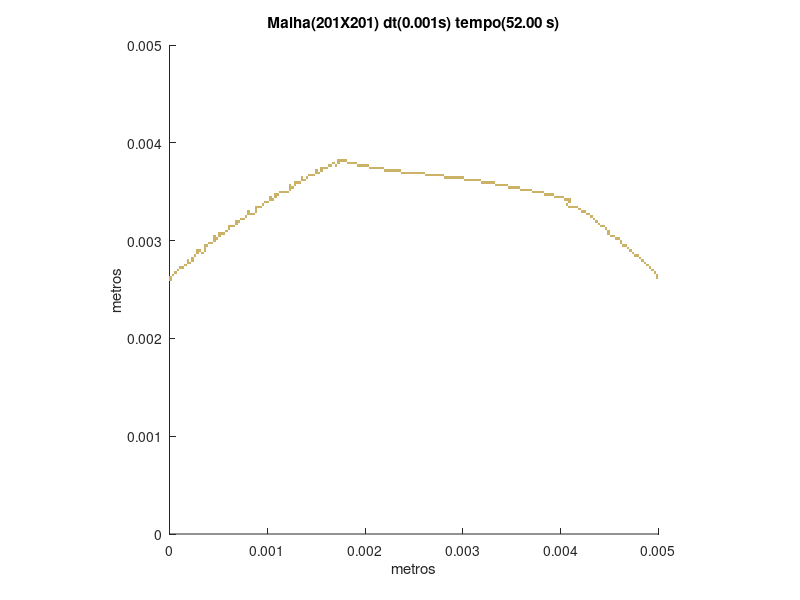

Here is the MATLAB script that generated this plot:
set (gca,'PlotBoxAspectRatio',[1 1 1],'Xlim',[0,0.005],'Ylim',[0,0.005])
hold on
title('Malha(201X201) dt(0.001s) tempo(52.00 s)')
hold on
ylabel('metros')
hold on
xlabel('metros')
hold on

fill([0 0 2.48756218905473E-05 2.48756218905473E-05],[0.00258706467661692 0.00261194029850746 0.00261194029850746 0.00258706467661692],[0.8,0.7,0.4],'LineStyle','none')

fill([0 0 2.48756218905473E-05 2.48756218905473E-05],[0.00261194029850746 0.00263681592039801 0.00263681592039801 0.00261194029850746],[0.8,0.7,0.4],'LineStyle','none')

fill([0.00497512437810945 0.00497512437810945 0.005 0.005],[0.00261194029850746 0.00263681592039801 0.00263681592039801 0.00261194029850746],[0.8,0.7,0.4],'LineStyle','none')

fill([2.48756218905473E-05 2.48756218905473E-05 4.97512437810945E-05 4.97512437810945E-05],[0.00263681592039801 0.00266169154228856 0.00266169154228856 0.00263681592039801],[0.8,0.7,0.4],'LineStyle','none')

fill([0.00497512437810945 0.00497512437810945 0.005 0.005],[0.00263681592039801 0.00266169154228856 0.00266169154228856 0.00263681592039801],[0.8,0.7,0.4],'LineStyle','none')

fill([4.97512437810945E-05 4.97512437810945E-05 7.46268656716418E-05 7.46268656716418E-05],[0.00266169154228856 0.0026865671641791 0.0026865671641791 0.00266169154228856],[0.8,0.7,0.4],'LineStyle','none')

fill([0.00495024875621891 0.00495024875621891 0.00497512437810945 0.00497512437810945],[0.00266169154228856 0.0026865671641791 0.0026865671641791 0.00266169154228856],[0.8,0.7,0.4],'LineStyle','none')

fill([7.46268656716418E-05 7.46268656716418E-05 9.95024875621891E-05 9.95024875621891E-05],[0.0026865671641791 0.00271144278606965 0.00271144278606965 0.0026865671641791],[0.8,0.7,0.4],'LineStyle','none')

fill([0.00492537313432836 0.00492537313432836 0.00495024875621891 0.00495024875621891],[0.0026865671641791 0.00271144278606965 0.00271144278606965 0.0026865671641791],[0.8,0.7,0.4],'LineStyle','none')

fill([9.95024875621891E-05 9.95024875621891E-05 0.000124378109452736 0.000124378109452736],[0.00271144278606965 0.0027363184079602 0.0027363184079602 0.00271144278606965],[0.8,0.7,0.4],'LineStyle','none')

fill([0.000124378109452736 0.000124378109452736 0.000149253731343284 0.000149253731343284],[0.00271144278606965 0.0027363184079602 0.0027363184079602 0.00271144278606965],[0.8,0.7,0.4],'LineStyle','none')

fill([0.00490049751243781 0.00490049751243781 0.00492537313432836 0.00492537313432836],[0.00271144278606965 0.0027363184079602 0.0027363184079602 0.00271144278606965],[0.8,0.7,0.4],'LineStyle','none')

fill([0.000149253731343284 0.000149253731343284 0.000174129353233831 0.000174129353233831],[0.0027363184079602 0.00276119402985075 0.00276119402985075 0.0027363184079602],[0.8,0.7,0.4],'LineStyle','none')

fill([0.00487562189054726 0.00487562189054726 0.00490049751243781 0.00490049751243781],[0.0027363184079602 0.00276119402985075 0.00276119402985075 0.0027363184079602],[0.8,0.7,0.4],'LineStyle','none')

fill([0.000174129353233831 0.000174129353233831 0.000199004975124378 0.000199004975124378],[0.00276119402985075 0.00278606965174129 0.00278606965174129 0.00276119402985075],[0.8,0.7,0.4],'LineStyle','none')

fill([0.000199004975124378 0.000199004975124378 0.000223880597014925 0.000223880597014925],[0.00276119402985075 0.00278606965174129 0.00278606965174129 0.00276119402985075],[0.8,0.7,0.4],'LineStyle','none')

fill([0.00485074626865672 0.00485074626865672 0.00487562189054726 0.00487562189054726],[0.00276119402985075 0.00278606965174129 0.00278606965174129 0.00276119402985075],[0.8,0.7,0.4],'LineStyle','none')

fill([0.000174129353233831 0.000174129353233831 0.000199004975124378 0.000199004975124378],[0.00278606965174129 0.00281094527363184 0.00281094527363184 0.00278606965174129],[0.8,0.7,0.4],'LineStyle','none')

fill([0.000223880597014925 0.000223880597014925 0.000248756218905473 0.000248756218905473],[0.00278606965174129 0.00281094527363184 0.00281094527363184 0.00278606965174129],[0.8,0.7,0.4],'LineStyle','none')

fill([0.00482587064676617 0.00482587064676617 0.00485074626865672 0.00485074626865672],[0.00278606965174129 0.00281094527363184 0.00281094527363184 0.00278606965174129],[0.8,0.7,0.4],'LineStyle','none')

fill([0.000223880597014925 0.000223880597014925 0.000248756218905473 0.000248756218905473],[0.00281094527363184 0.00283582089552239 0.00283582089552239 0.00281094527363184],[0.8,0.7,0.4],'LineStyle','none')

fill([0.00480099502487562 0.00480099502487562 0.00482587064676617 0.00482587064676617],[0.00281094527363184 0.00283582089552239 0.00283582089552239 0.00281094527363184],[0.8,0.7,0.4],'LineStyle','none')

fill([0.000248756218905473 0.000248756218905473 0.00027363184079602 0.00027363184079602],[0.00283582089552239 0.00286069651741294 0.00286069651741294 0.00283582089552239],[0.8,0.7,0.4],'LineStyle','none')

fill([0.00475124378109453 0.00475124378109453 0.00477611940298507 0.00477611940298507],[0.00283582089552239 0.00286069651741294 0.00286069651741294 0.00283582089552239],[0.8,0.7,0.4],'LineStyle','none')

fill([0.00477611940298507 0.00477611940298507 0.00480099502487562 0.00480099502487562],[0.00283582089552239 0.00286069651741294 0.00286069651741294 0.00283582089552239],[0.8,0.7,0.4],'LineStyle','none')

fill([0.00027363184079602 0.00027363184079602 0.000298507462686567 0.000298507462686567],[0.00286069651741294 0.00288557213930348 0.00288557213930348 0.00286069651741294],[0.8,0.7,0.4],'LineStyle','none')

fill([0.000323383084577114 0.000323383084577114 0.000348258706467662 0.000348258706467662],[0.00286069651741294 0.00288557213930348 0.00288557213930348 0.00286069651741294],[0.8,0.7,0.4],'LineStyle','none')

fill([0.00472636815920398 0.00472636815920398 0.00475124378109453 0.00475124378109453],[0.00286069651741294 0.00288557213930348 0.00288557213930348 0.00286069651741294],[0.8,0.7,0.4],'LineStyle','none')

fill([0.00027363184079602 0.00027363184079602 0.000298507462686567 0.000298507462686567],[0.00288557213930348 0.00291044776119403 0.00291044776119403 0.00288557213930348],[0.8,0.7,0.4],'LineStyle','none')

fill([0.000298507462686567 0.000298507462686567 0.000323383084577114 0.000323383084577114],[0.00288557213930348 0.00291044776119403 0.00291044776119403 0.00288557213930348],[0.8,0.7,0.4],'LineStyle','none')

fill([0.000348258706467662 0.000348258706467662 0.000373134328358209 0.000373134328358209],[0.00288557213930348 0.00291044776119403 0.00291044776119403 0.00288557213930348],[0.8,0.7,0.4],'LineStyle','none')

fill([0.00470149253731343 0.00470149253731343 0.00472636815920398 0.00472636815920398],[0.00288557213930348 0.00291044776119403 0.00291044776119403 0.00288557213930348],[0.8,0.7,0.4],'LineStyle','none')

fill([0.000348258706467662 0.000348258706467662 0.000373134328358209 0.000373134328358209],[0.00291044776119403 0.00293532338308458 0.00293532338308458 0.00291044776119403],[0.8,0.7,0.4],'LineStyle','none')

fill([0.00467661691542289 0.00467661691542289 0.00470149253731343 0.00470149253731343],[0.00291044776119403 0.00293532338308458 0.00293532338308458 0.00291044776119403],[0.8,0.7,0.4],'LineStyle','none')

fill([0.000348258706467662 0.000348258706467662 0.000373134328358209 0.000373134328358209],[0.00293532338308458 0.00296019900497512 0.00296019900497512 0.00293532338308458],[0.8,0.7,0.4],'LineStyle','none')

fill([0.000373134328358209 0.000373134328358209 0.000398009950248756 0.000398009950248756],[0.00293532338308458 0.00296019900497512 0.00296019900497512 0.00293532338308458],[0.8,0.7,0.4],'LineStyle','none')

fill([0.00462686567164179 0.00462686567164179 0.00465174129353234 0.00465174129353234],[0.00293532338308458 0.00296019900497512 0.00296019900497512 0.00293532338308458],[0.8,0.7,0.4],'LineStyle','none')

fill([0.00465174129353234 0.00465174129353234 0.00467661691542289 0.00467661691542289],[0.00293532338308458 0.00296019900497512 0.00296019900497512 0.00293532338308458],[0.8,0.7,0.4],'LineStyle','none')

fill([0.000398009950248756 0.000398009950248756 0.000422885572139303 0.000422885572139303],[0.00296019900497512 0.00298507462686567 0.00298507462686567 0.00296019900497512],[0.8,0.7,0.4],'LineStyle','none')

fill([0.000422885572139303 0.000422885572139303 0.000447761194029851 0.000447761194029851],[0.00296019900497512 0.00298507462686567 0.00298507462686567 0.00296019900497512],[0.8,0.7,0.4],'LineStyle','none')

fill([0.00460199004975124 0.00460199004975124 0.00462686567164179 0.00462686567164179],[0.00296019900497512 0.00298507462686567 0.00298507462686567 0.00296019900497512],[0.8,0.7,0.4],'LineStyle','none')

fill([0.000447761194029851 0.000447761194029851 0.000472636815920398 0.000472636815920398],[0.00298507462686567 0.00300995024875622 0.00300995024875622 0.00298507462686567],[0.8,0.7,0.4],'LineStyle','none')

fill([0.00460199004975124 0.00460199004975124 0.00462686567164179 0.00462686567164179],[0.00298507462686567 0.00300995024875622 0.00300995024875622 0.00298507462686567],[0.8,0.7,0.4],'LineStyle','none')

fill([0.000447761194029851 0.000447761194029851 0.000472636815920398 0.000472636815920398],[0.00300995024875622 0.00303482587064677 0.00303482587064677 0.00300995024875622],[0.8,0.7,0.4],'LineStyle','none')

fill([0.000472636815920398 0.000472636815920398 0.000497512437810945 0.000497512437810945],[0.00300995024875622 0.00303482587064677 0.00303482587064677 0.00300995024875622],[0.8,0.7,0.4],'LineStyle','none')

fill([0.00455223880597015 0.00455223880597015 0.0045771144278607 0.0045771144278607],[0.00300995024875622 0.00303482587064677 0.00303482587064677 0.00300995024875622],[0.8,0.7,0.4],'LineStyle','none')

fill([0.0045771144278607 0.0045771144278607 0.00460199004975124 0.00460199004975124],[0.00300995024875622 0.00303482587064677 0.00303482587064677 0.00300995024875622],[0.8,0.7,0.4],'LineStyle','none')

fill([0.000447761194029851 0.000447761194029851 0.000472636815920398 0.000472636815920398],[0.00303482587064677 0.00305970149253731 0.00305970149253731 0.00303482587064677],[0.8,0.7,0.4],'LineStyle','none')

fill([0.000497512437810945 0.000497512437810945 0.000522388059701492 0.000522388059701492],[0.00303482587064677 0.00305970149253731 0.00305970149253731 0.00303482587064677],[0.8,0.7,0.4],'LineStyle','none')

fill([0.00450248756218905 0.00450248756218905 0.0045273631840796 0.0045273631840796],[0.00303482587064677 0.00305970149253731 0.00305970149253731 0.00303482587064677],[0.8,0.7,0.4],'LineStyle','none')

fill([0.0045273631840796 0.0045273631840796 0.00455223880597015 0.00455223880597015],[0.00303482587064677 0.00305970149253731 0.00305970149253731 0.00303482587064677],[0.8,0.7,0.4],'LineStyle','none')

fill([0.000497512437810945 0.000497512437810945 0.000522388059701492 0.000522388059701492],[0.00305970149253731 0.00308457711442786 0.00308457711442786 0.00305970149253731],[0.8,0.7,0.4],'LineStyle','none')

fill([0.000522388059701492 0.000522388059701492 0.00054726368159204 0.00054726368159204],[0.00305970149253731 0.00308457711442786 0.00308457711442786 0.00305970149253731],[0.8,0.7,0.4],'LineStyle','none')

fill([0.00054726368159204 0.00054726368159204 0.000572139303482587 0.000572139303482587],[0.00305970149253731 0.00308457711442786 0.00308457711442786 0.00305970149253731],[0.8,0.7,0.4],'LineStyle','none')

fill([0.00447761194029851 0.00447761194029851 0.00450248756218905 0.00450248756218905],[0.00305970149253731 0.00308457711442786 0.00308457711442786 0.00305970149253731],[0.8,0.7,0.4],'LineStyle','none')

fill([0.000572139303482587 0.000572139303482587 0.000597014925373134 0.000597014925373134],[0.00308457711442786 0.00310945273631841 0.00310945273631841 0.00308457711442786],[0.8,0.7,0.4],'LineStyle','none')

fill([0.00447761194029851 0.00447761194029851 0.00450248756218905 0.00450248756218905],[0.00308457711442786 0.00310945273631841 0.00310945273631841 0.00308457711442786],[0.8,0.7,0.4],'LineStyle','none')

fill([0.000597014925373134 0.000597014925373134 0.000621890547263682 0.000621890547263682],[0.00310945273631841 0.00313432835820896 0.00313432835820896 0.00310945273631841],[0.8,0.7,0.4],'LineStyle','none')

fill([0.00445273631840796 0.00445273631840796 0.00447761194029851 0.00447761194029851],[0.00310945273631841 0.00313432835820896 0.00313432835820896 0.00310945273631841],[0.8,0.7,0.4],'LineStyle','none')

fill([0.000597014925373134 0.000597014925373134 0.000621890547263682 0.000621890547263682],[0.00313432835820896 0.0031592039800995 0.0031592039800995 0.00313432835820896],[0.8,0.7,0.4],'LineStyle','none')

fill([0.000621890547263682 0.000621890547263682 0.000646766169154229 0.000646766169154229],[0.00313432835820896 0.0031592039800995 0.0031592039800995 0.00313432835820896],[0.8,0.7,0.4],'LineStyle','none')

fill([0.000646766169154229 0.000646766169154229 0.000671641791044776 0.000671641791044776],[0.00313432835820896 0.0031592039800995 0.0031592039800995 0.00313432835820896],[0.8,0.7,0.4],'LineStyle','none')

fill([0.00440298507462687 0.00440298507462687 0.00442786069651741 0.00442786069651741],[0.00313432835820896 0.0031592039800995 0.0031592039800995 0.00313432835820896],[0.8,0.7,0.4],'LineStyle','none')

fill([0.00442786069651741 0.00442786069651741 0.00445273631840796 0.00445273631840796],[0.00313432835820896 0.0031592039800995 0.0031592039800995 0.00313432835820896],[0.8,0.7,0.4],'LineStyle','none')

fill([0.000671641791044776 0.000671641791044776 0.000696517412935323 0.000696517412935323],[0.0031592039800995 0.00318407960199005 0.00318407960199005 0.0031592039800995],[0.8,0.7,0.4],'LineStyle','none')

fill([0.00437810945273632 0.00437810945273632 0.00440298507462687 0.00440298507462687],[0.0031592039800995 0.00318407960199005 0.00318407960199005 0.0031592039800995],[0.8,0.7,0.4],'LineStyle','none')

fill([0.000671641791044776 0.000671641791044776 0.000696517412935323 0.000696517412935323],[0.00318407960199005 0.0032089552238806 0.0032089552238806 0.00318407960199005],[0.8,0.7,0.4],'LineStyle','none')

fill([0.000696517412935323 0.000696517412935323 0.000721393034825871 0.000721393034825871],[0.00318407960199005 0.0032089552238806 0.0032089552238806 0.00318407960199005],[0.8,0.7,0.4],'LineStyle','none')

fill([0.00435323383084577 0.00435323383084577 0.00437810945273632 0.00437810945273632],[0.00318407960199005 0.0032089552238806 0.0032089552238806 0.00318407960199005],[0.8,0.7,0.4],'LineStyle','none')

fill([0.000721393034825871 0.000721393034825871 0.000746268656716418 0.000746268656716418],[0.0032089552238806 0.00323383084577114 0.00323383084577114 0.0032089552238806],[0.8,0.7,0.4],'LineStyle','none')

fill([0.000746268656716418 0.000746268656716418 0.000771144278606965 0.000771144278606965],[0.0032089552238806 0.00323383084577114 0.00323383084577114 0.0032089552238806],[0.8,0.7,0.4],'LineStyle','none')

fill([0.00432835820895522 0.00432835820895522 0.00435323383084577 0.00435323383084577],[0.0032089552238806 0.00323383084577114 0.00323383084577114 0.0032089552238806],[0.8,0.7,0.4],'LineStyle','none')

fill([0.000771144278606965 0.000771144278606965 0.000796019900497512 0.000796019900497512],[0.00323383084577114 0.00325870646766169 0.00325870646766169 0.00323383084577114],[0.8,0.7,0.4],'LineStyle','none')

fill([0.00430348258706468 0.00430348258706468 0.00432835820895522 0.00432835820895522],[0.00323383084577114 0.00325870646766169 0.00325870646766169 0.00323383084577114],[0.8,0.7,0.4],'LineStyle','none')

fill([0.000796019900497512 0.000796019900497512 0.00082089552238806 0.00082089552238806],[0.00325870646766169 0.00328358208955224 0.00328358208955224 0.00325870646766169],[0.8,0.7,0.4],'LineStyle','none')

fill([0.00082089552238806 0.00082089552238806 0.000845771144278607 0.000845771144278607],[0.00325870646766169 0.00328358208955224 0.00328358208955224 0.00325870646766169],[0.8,0.7,0.4],'LineStyle','none')

fill([0.000845771144278607 0.000845771144278607 0.000870646766169154 0.000870646766169154],[0.00325870646766169 0.00328358208955224 0.00328358208955224 0.00325870646766169],[0.8,0.7,0.4],'LineStyle','none')

fill([0.00425373134328358 0.00425373134328358 0.00427860696517413 0.00427860696517413],[0.00325870646766169 0.00328358208955224 0.00328358208955224 0.00325870646766169],[0.8,0.7,0.4],'LineStyle','none')

fill([0.00427860696517413 0.00427860696517413 0.00430348258706468 0.00430348258706468],[0.00325870646766169 0.00328358208955224 0.00328358208955224 0.00325870646766169],[0.8,0.7,0.4],'LineStyle','none')

fill([0.000796019900497512 0.000796019900497512 0.00082089552238806 0.00082089552238806],[0.00328358208955224 0.00330845771144279 0.00330845771144279 0.00328358208955224],[0.8,0.7,0.4],'LineStyle','none')

fill([0.000870646766169154 0.000870646766169154 0.000895522388059702 0.000895522388059702],[0.00328358208955224 0.00330845771144279 0.00330845771144279 0.00328358208955224],[0.8,0.7,0.4],'LineStyle','none')

fill([0.00420398009950249 0.00420398009950249 0.00422885572139303 0.00422885572139303],[0.00328358208955224 0.00330845771144279 0.00330845771144279 0.00328358208955224],[0.8,0.7,0.4],'LineStyle','none')

fill([0.00422885572139303 0.00422885572139303 0.00425373134328358 0.00425373134328358],[0.00328358208955224 0.00330845771144279 0.00330845771144279 0.00328358208955224],[0.8,0.7,0.4],'LineStyle','none')

fill([0.000870646766169154 0.000870646766169154 0.000895522388059702 0.000895522388059702],[0.00330845771144279 0.00333333333333333 0.00333333333333333 0.00330845771144279],[0.8,0.7,0.4],'LineStyle','none')

fill([0.00417910447761194 0.00417910447761194 0.00420398009950249 0.00420398009950249],[0.00330845771144279 0.00333333333333333 0.00333333333333333 0.00330845771144279],[0.8,0.7,0.4],'LineStyle','none')

fill([0.000870646766169154 0.000870646766169154 0.000895522388059702 0.000895522388059702],[0.00333333333333333 0.00335820895522388 0.00335820895522388 0.00333333333333333],[0.8,0.7,0.4],'LineStyle','none')

fill([0.000895522388059702 0.000895522388059702 0.000920398009950249 0.000920398009950249],[0.00333333333333333 0.00335820895522388 0.00335820895522388 0.00333333333333333],[0.8,0.7,0.4],'LineStyle','none')

fill([0.000920398009950249 0.000920398009950249 0.000945273631840796 0.000945273631840796],[0.00333333333333333 0.00335820895522388 0.00335820895522388 0.00333333333333333],[0.8,0.7,0.4],'LineStyle','none')

fill([0.00407960199004975 0.00407960199004975 0.0041044776119403 0.0041044776119403],[0.00333333333333333 0.00335820895522388 0.00335820895522388 0.00333333333333333],[0.8,0.7,0.4],'LineStyle','none')

fill([0.0041044776119403 0.0041044776119403 0.00412935323383085 0.00412935323383085],[0.00333333333333333 0.00335820895522388 0.00335820895522388 0.00333333333333333],[0.8,0.7,0.4],'LineStyle','none')

fill([0.00412935323383085 0.00412935323383085 0.00415422885572139 0.00415422885572139],[0.00333333333333333 0.00335820895522388 0.00335820895522388 0.00333333333333333],[0.8,0.7,0.4],'LineStyle','none')

fill([0.00415422885572139 0.00415422885572139 0.00417910447761194 0.00417910447761194],[0.00333333333333333 0.00335820895522388 0.00335820895522388 0.00333333333333333],[0.8,0.7,0.4],'LineStyle','none')

fill([0.000945273631840796 0.000945273631840796 0.000970149253731343 0.000970149253731343],[0.00335820895522388 0.00338308457711443 0.00338308457711443 0.00335820895522388],[0.8,0.7,0.4],'LineStyle','none')

fill([0.0040547263681592 0.0040547263681592 0.00407960199004975 0.00407960199004975],[0.00335820895522388 0.00338308457711443 0.00338308457711443 0.00335820895522388],[0.8,0.7,0.4],'LineStyle','none')

fill([0.000970149253731343 0.000970149253731343 0.00099502487562189 0.00099502487562189],[0.00338308457711443 0.00340796019900498 0.00340796019900498 0.00338308457711443],[0.8,0.7,0.4],'LineStyle','none')

fill([0.00099502487562189 0.00099502487562189 0.00101990049751244 0.00101990049751244],[0.00338308457711443 0.00340796019900498 0.00340796019900498 0.00338308457711443],[0.8,0.7,0.4],'LineStyle','none')

fill([0.00407960199004975 0.00407960199004975 0.0041044776119403 0.0041044776119403],[0.00338308457711443 0.00340796019900498 0.00340796019900498 0.00338308457711443],[0.8,0.7,0.4],'LineStyle','none')

fill([0.00101990049751244 0.00101990049751244 0.00104477611940298 0.00104477611940298],[0.00340796019900498 0.00343283582089552 0.00343283582089552 0.00340796019900498],[0.8,0.7,0.4],'LineStyle','none')

fill([0.00104477611940298 0.00104477611940298 0.00106965174129353 0.00106965174129353],[0.00340796019900498 0.00343283582089552 0.00343283582089552 0.00340796019900498],[0.8,0.7,0.4],'LineStyle','none')

fill([0.00402985074626866 0.00402985074626866 0.0040547263681592 0.0040547263681592],[0.00340796019900498 0.00343283582089552 0.00343283582089552 0.00340796019900498],[0.8,0.7,0.4],'LineStyle','none')

fill([0.0040547263681592 0.0040547263681592 0.00407960199004975 0.00407960199004975],[0.00340796019900498 0.00343283582089552 0.00343283582089552 0.00340796019900498],[0.8,0.7,0.4],'LineStyle','none')

fill([0.00407960199004975 0.00407960199004975 0.0041044776119403 0.0041044776119403],[0.00340796019900498 0.00343283582089552 0.00343283582089552 0.00340796019900498],[0.8,0.7,0.4],'LineStyle','none')

fill([0.00101990049751244 0.00101990049751244 0.00104477611940298 0.00104477611940298],[0.00343283582089552 0.00345771144278607 0.00345771144278607 0.00343283582089552],[0.8,0.7,0.4],'LineStyle','none')

fill([0.00106965174129353 0.00106965174129353 0.00109452736318408 0.00109452736318408],[0.00343283582089552 0.00345771144278607 0.00345771144278607 0.00343283582089552],[0.8,0.7,0.4],'LineStyle','none')

fill([0.00393034825870647 0.00393034825870647 0.00395522388059701 0.00395522388059701],[0.00343283582089552 0.00345771144278607 0.00345771144278607 0.00343283582089552],[0.8,0.7,0.4],'LineStyle','none')

fill([0.00395522388059701 0.00395522388059701 0.00398009950248756 0.00398009950248756],[0.00343283582089552 0.00345771144278607 0.00345771144278607 0.00343283582089552],[0.8,0.7,0.4],'LineStyle','none')

fill([0.00398009950248756 0.00398009950248756 0.00400497512437811 0.00400497512437811],[0.00343283582089552 0.00345771144278607 0.00345771144278607 0.00343283582089552],[0.8,0.7,0.4],'LineStyle','none')

fill([0.00400497512437811 0.00400497512437811 0.00402985074626866 0.00402985074626866],[0.00343283582089552 0.00345771144278607 0.00345771144278607 0.00343283582089552],[0.8,0.7,0.4],'LineStyle','none')

fill([0.00106965174129353 0.00106965174129353 0.00109452736318408 0.00109452736318408],[0.00345771144278607 0.00348258706467662 0.00348258706467662 0.00345771144278607],[0.8,0.7,0.4],'LineStyle','none')

fill([0.00109452736318408 0.00109452736318408 0.00111940298507463 0.00111940298507463],[0.00345771144278607 0.00348258706467662 0.00348258706467662 0.00345771144278607],[0.8,0.7,0.4],'LineStyle','none')

fill([0.00383084577114428 0.00383084577114428 0.00385572139303483 0.00385572139303483],[0.00345771144278607 0.00348258706467662 0.00348258706467662 0.00345771144278607],[0.8,0.7,0.4],'LineStyle','none')

fill([0.00385572139303483 0.00385572139303483 0.00388059701492537 0.00388059701492537],[0.00345771144278607 0.00348258706467662 0.00348258706467662 0.00345771144278607],[0.8,0.7,0.4],'LineStyle','none')

fill([0.00388059701492537 0.00388059701492537 0.00390547263681592 0.00390547263681592],[0.00345771144278607 0.00348258706467662 0.00348258706467662 0.00345771144278607],[0.8,0.7,0.4],'LineStyle','none')

fill([0.00390547263681592 0.00390547263681592 0.00393034825870647 0.00393034825870647],[0.00345771144278607 0.00348258706467662 0.00348258706467662 0.00345771144278607],[0.8,0.7,0.4],'LineStyle','none')

fill([0.00111940298507463 0.00111940298507463 0.00114427860696517 0.00114427860696517],[0.00348258706467662 0.00350746268656716 0.00350746268656716 0.00348258706467662],[0.8,0.7,0.4],'LineStyle','none')

fill([0.00114427860696517 0.00114427860696517 0.00116915422885572 0.00116915422885572],[0.00348258706467662 0.00350746268656716 0.00350746268656716 0.00348258706467662],[0.8,0.7,0.4],'LineStyle','none')

fill([0.00116915422885572 0.00116915422885572 0.00119402985074627 0.00119402985074627],[0.00348258706467662 0.00350746268656716 0.00350746268656716 0.00348258706467662],[0.8,0.7,0.4],'LineStyle','none')

fill([0.00119402985074627 0.00119402985074627 0.00121890547263682 0.00121890547263682],[0.00348258706467662 0.00350746268656716 0.00350746268656716 0.00348258706467662],[0.8,0.7,0.4],'LineStyle','none')

fill([0.00370646766169154 0.00370646766169154 0.00373134328358209 0.00373134328358209],[0.00348258706467662 0.00350746268656716 0.00350746268656716 0.00348258706467662],[0.8,0.7,0.4],'LineStyle','none')

fill([0.00373134328358209 0.00373134328358209 0.00375621890547264 0.00375621890547264],[0.00348258706467662 0.00350746268656716 0.00350746268656716 0.00348258706467662],[0.8,0.7,0.4],'LineStyle','none')

fill([0.00375621890547264 0.00375621890547264 0.00378109452736318 0.00378109452736318],[0.00348258706467662 0.00350746268656716 0.00350746268656716 0.00348258706467662],[0.8,0.7,0.4],'LineStyle','none')

fill([0.00378109452736318 0.00378109452736318 0.00380597014925373 0.00380597014925373],[0.00348258706467662 0.00350746268656716 0.00350746268656716 0.00348258706467662],[0.8,0.7,0.4],'LineStyle','none')

fill([0.00380597014925373 0.00380597014925373 0.00383084577114428 0.00383084577114428],[0.00348258706467662 0.00350746268656716 0.00350746268656716 0.00348258706467662],[0.8,0.7,0.4],'LineStyle','none')

fill([0.00121890547263682 0.00121890547263682 0.00124378109452736 0.00124378109452736],[0.00350746268656716 0.00353233830845771 0.00353233830845771 0.00350746268656716],[0.8,0.7,0.4],'LineStyle','none')

fill([0.00358208955223881 0.00358208955223881 0.00360696517412935 0.00360696517412935],[0.00350746268656716 0.00353233830845771 0.00353233830845771 0.00350746268656716],[0.8,0.7,0.4],'LineStyle','none')

fill([0.00360696517412935 0.00360696517412935 0.0036318407960199 0.0036318407960199],[0.00350746268656716 0.00353233830845771 0.00353233830845771 0.00350746268656716],[0.8,0.7,0.4],'LineStyle','none')

fill([0.0036318407960199 0.0036318407960199 0.00365671641791045 0.00365671641791045],[0.00350746268656716 0.00353233830845771 0.00353233830845771 0.00350746268656716],[0.8,0.7,0.4],'LineStyle','none')

fill([0.00365671641791045 0.00365671641791045 0.003681592039801 0.003681592039801],[0.00350746268656716 0.00353233830845771 0.00353233830845771 0.00350746268656716],[0.8,0.7,0.4],'LineStyle','none')

fill([0.003681592039801 0.003681592039801 0.00370646766169154 0.00370646766169154],[0.00350746268656716 0.00353233830845771 0.00353233830845771 0.00350746268656716],[0.8,0.7,0.4],'LineStyle','none')

fill([0.00121890547263682 0.00121890547263682 0.00124378109452736 0.00124378109452736],[0.00353233830845771 0.00355721393034826 0.00355721393034826 0.00353233830845771],[0.8,0.7,0.4],'LineStyle','none')

fill([0.00124378109452736 0.00124378109452736 0.00126865671641791 0.00126865671641791],[0.00353233830845771 0.00355721393034826 0.00355721393034826 0.00353233830845771],[0.8,0.7,0.4],'LineStyle','none')

fill([0.00345771144278607 0.00345771144278607 0.00348258706467662 0.00348258706467662],[0.00353233830845771 0.00355721393034826 0.00355721393034826 0.00353233830845771],[0.8,0.7,0.4],'LineStyle','none')

fill([0.00348258706467662 0.00348258706467662 0.00350746268656716 0.00350746268656716],[0.00353233830845771 0.00355721393034826 0.00355721393034826 0.00353233830845771],[0.8,0.7,0.4],'LineStyle','none')

fill([0.00350746268656716 0.00350746268656716 0.00353233830845771 0.00353233830845771],[0.00353233830845771 0.00355721393034826 0.00355721393034826 0.00353233830845771],[0.8,0.7,0.4],'LineStyle','none')

fill([0.00353233830845771 0.00353233830845771 0.00355721393034826 0.00355721393034826],[0.00353233830845771 0.00355721393034826 0.00355721393034826 0.00353233830845771],[0.8,0.7,0.4],'LineStyle','none')

fill([0.00355721393034826 0.00355721393034826 0.00358208955223881 0.00358208955223881],[0.00353233830845771 0.00355721393034826 0.00355721393034826 0.00353233830845771],[0.8,0.7,0.4],'LineStyle','none')

fill([0.00121890547263682 0.00121890547263682 0.00124378109452736 0.00124378109452736],[0.00355721393034826 0.00358208955223881 0.00358208955223881 0.00355721393034826],[0.8,0.7,0.4],'LineStyle','none')

fill([0.00126865671641791 0.00126865671641791 0.00129353233830846 0.00129353233830846],[0.00355721393034826 0.00358208955223881 0.00358208955223881 0.00355721393034826],[0.8,0.7,0.4],'LineStyle','none')

fill([0.00333333333333333 0.00333333333333333 0.00335820895522388 0.00335820895522388],[0.00355721393034826 0.00358208955223881 0.00358208955223881 0.00355721393034826],[0.8,0.7,0.4],'LineStyle','none')

fill([0.00335820895522388 0.00335820895522388 0.00338308457711443 0.00338308457711443],[0.00355721393034826 0.00358208955223881 0.00358208955223881 0.00355721393034826],[0.8,0.7,0.4],'LineStyle','none')

fill([0.00338308457711443 0.00338308457711443 0.00340796019900498 0.00340796019900498],[0.00355721393034826 0.00358208955223881 0.00358208955223881 0.00355721393034826],[0.8,0.7,0.4],'LineStyle','none')

fill([0.00340796019900498 0.00340796019900498 0.00343283582089552 0.00343283582089552],[0.00355721393034826 0.00358208955223881 0.00358208955223881 0.00355721393034826],[0.8,0.7,0.4],'LineStyle','none')

fill([0.00343283582089552 0.00343283582089552 0.00345771144278607 0.00345771144278607],[0.00355721393034826 0.00358208955223881 0.00358208955223881 0.00355721393034826],[0.8,0.7,0.4],'LineStyle','none')

fill([0.00126865671641791 0.00126865671641791 0.00129353233830846 0.00129353233830846],[0.00358208955223881 0.00360696517412935 0.00360696517412935 0.00358208955223881],[0.8,0.7,0.4],'LineStyle','none')

fill([0.00129353233830846 0.00129353233830846 0.001318407960199 0.001318407960199],[0.00358208955223881 0.00360696517412935 0.00360696517412935 0.00358208955223881],[0.8,0.7,0.4],'LineStyle','none')

fill([0.001318407960199 0.001318407960199 0.00134328358208955 0.00134328358208955],[0.00358208955223881 0.00360696517412935 0.00360696517412935 0.00358208955223881],[0.8,0.7,0.4],'LineStyle','none')

fill([0.00318407960199005 0.00318407960199005 0.0032089552238806 0.0032089552238806],[0.00358208955223881 0.00360696517412935 0.00360696517412935 0.00358208955223881],[0.8,0.7,0.4],'LineStyle','none')

fill([0.0032089552238806 0.0032089552238806 0.00323383084577114 0.00323383084577114],[0.00358208955223881 0.00360696517412935 0.00360696517412935 0.00358208955223881],[0.8,0.7,0.4],'LineStyle','none')

fill([0.00323383084577114 0.00323383084577114 0.00325870646766169 0.00325870646766169],[0.00358208955223881 0.00360696517412935 0.00360696517412935 0.00358208955223881],[0.8,0.7,0.4],'LineStyle','none')

fill([0.00325870646766169 0.00325870646766169 0.00328358208955224 0.00328358208955224],[0.00358208955223881 0.00360696517412935 0.00360696517412935 0.00358208955223881],[0.8,0.7,0.4],'LineStyle','none')

fill([0.00328358208955224 0.00328358208955224 0.00330845771144279 0.00330845771144279],[0.00358208955223881 0.00360696517412935 0.00360696517412935 0.00358208955223881],[0.8,0.7,0.4],'LineStyle','none')

fill([0.00330845771144279 0.00330845771144279 0.00333333333333333 0.00333333333333333],[0.00358208955223881 0.00360696517412935 0.00360696517412935 0.00358208955223881],[0.8,0.7,0.4],'LineStyle','none')

fill([0.00134328358208955 0.00134328358208955 0.0013681592039801 0.0013681592039801],[0.00360696517412935 0.0036318407960199 0.0036318407960199 0.00360696517412935],[0.8,0.7,0.4],'LineStyle','none')

fill([0.0013681592039801 0.0013681592039801 0.00139303482587065 0.00139303482587065],[0.00360696517412935 0.0036318407960199 0.0036318407960199 0.00360696517412935],[0.8,0.7,0.4],'LineStyle','none')

fill([0.00300995024875622 0.00300995024875622 0.00303482587064677 0.00303482587064677],[0.00360696517412935 0.0036318407960199 0.0036318407960199 0.00360696517412935],[0.8,0.7,0.4],'LineStyle','none')

fill([0.00303482587064677 0.00303482587064677 0.00305970149253731 0.00305970149253731],[0.00360696517412935 0.0036318407960199 0.0036318407960199 0.00360696517412935],[0.8,0.7,0.4],'LineStyle','none')

fill([0.00305970149253731 0.00305970149253731 0.00308457711442786 0.00308457711442786],[0.00360696517412935 0.0036318407960199 0.0036318407960199 0.00360696517412935],[0.8,0.7,0.4],'LineStyle','none')

fill([0.00308457711442786 0.00308457711442786 0.00310945273631841 0.00310945273631841],[0.00360696517412935 0.0036318407960199 0.0036318407960199 0.00360696517412935],[0.8,0.7,0.4],'LineStyle','none')

fill([0.00310945273631841 0.00310945273631841 0.00313432835820896 0.00313432835820896],[0.00360696517412935 0.0036318407960199 0.0036318407960199 0.00360696517412935],[0.8,0.7,0.4],'LineStyle','none')

fill([0.00313432835820896 0.00313432835820896 0.0031592039800995 0.0031592039800995],[0.00360696517412935 0.0036318407960199 0.0036318407960199 0.00360696517412935],[0.8,0.7,0.4],'LineStyle','none')

fill([0.0031592039800995 0.0031592039800995 0.00318407960199005 0.00318407960199005],[0.00360696517412935 0.0036318407960199 0.0036318407960199 0.00360696517412935],[0.8,0.7,0.4],'LineStyle','none')

fill([0.00134328358208955 0.00134328358208955 0.0013681592039801 0.0013681592039801],[0.0036318407960199 0.00365671641791045 0.00365671641791045 0.0036318407960199],[0.8,0.7,0.4],'LineStyle','none')

fill([0.00139303482587065 0.00139303482587065 0.00141791044776119 0.00141791044776119],[0.0036318407960199 0.00365671641791045 0.00365671641791045 0.0036318407960199],[0.8,0.7,0.4],'LineStyle','none')

fill([0.00281094527363184 0.00281094527363184 0.00283582089552239 0.00283582089552239],[0.0036318407960199 0.00365671641791045 0.00365671641791045 0.0036318407960199],[0.8,0.7,0.4],'LineStyle','none')

fill([0.00283582089552239 0.00283582089552239 0.00286069651741294 0.00286069651741294],[0.0036318407960199 0.00365671641791045 0.00365671641791045 0.0036318407960199],[0.8,0.7,0.4],'LineStyle','none')

fill([0.00286069651741294 0.00286069651741294 0.00288557213930348 0.00288557213930348],[0.0036318407960199 0.00365671641791045 0.00365671641791045 0.0036318407960199],[0.8,0.7,0.4],'LineStyle','none')

fill([0.00288557213930348 0.00288557213930348 0.00291044776119403 0.00291044776119403],[0.0036318407960199 0.00365671641791045 0.00365671641791045 0.0036318407960199],[0.8,0.7,0.4],'LineStyle','none')

fill([0.00291044776119403 0.00291044776119403 0.00293532338308458 0.00293532338308458],[0.0036318407960199 0.00365671641791045 0.00365671641791045 0.0036318407960199],[0.8,0.7,0.4],'LineStyle','none')

fill([0.00293532338308458 0.00293532338308458 0.00296019900497512 0.00296019900497512],[0.0036318407960199 0.00365671641791045 0.00365671641791045 0.0036318407960199],[0.8,0.7,0.4],'LineStyle','none')

fill([0.00296019900497512 0.00296019900497512 0.00298507462686567 0.00298507462686567],[0.0036318407960199 0.00365671641791045 0.00365671641791045 0.0036318407960199],[0.8,0.7,0.4],'LineStyle','none')

fill([0.00298507462686567 0.00298507462686567 0.00300995024875622 0.00300995024875622],[0.0036318407960199 0.00365671641791045 0.00365671641791045 0.0036318407960199],[0.8,0.7,0.4],'LineStyle','none')

fill([0.00141791044776119 0.00141791044776119 0.00144278606965174 0.00144278606965174],[0.00365671641791045 0.003681592039801 0.003681592039801 0.00365671641791045],[0.8,0.7,0.4],'LineStyle','none')

fill([0.00144278606965174 0.00144278606965174 0.00146766169154229 0.00146766169154229],[0.00365671641791045 0.003681592039801 0.003681592039801 0.00365671641791045],[0.8,0.7,0.4],'LineStyle','none')

fill([0.00146766169154229 0.00146766169154229 0.00149253731343284 0.00149253731343284],[0.00365671641791045 0.003681592039801 0.003681592039801 0.00365671641791045],[0.8,0.7,0.4],'LineStyle','none')

fill([0.00261194029850746 0.00261194029850746 0.00263681592039801 0.00263681592039801],[0.00365671641791045 0.003681592039801 0.003681592039801 0.00365671641791045],[0.8,0.7,0.4],'LineStyle','none')

fill([0.00263681592039801 0.00263681592039801 0.00266169154228856 0.00266169154228856],[0.00365671641791045 0.003681592039801 0.003681592039801 0.00365671641791045],[0.8,0.7,0.4],'LineStyle','none')

fill([0.00266169154228856 0.00266169154228856 0.0026865671641791 0.0026865671641791],[0.00365671641791045 0.003681592039801 0.003681592039801 0.00365671641791045],[0.8,0.7,0.4],'LineStyle','none')

fill([0.0026865671641791 0.0026865671641791 0.00271144278606965 0.00271144278606965],[0.00365671641791045 0.003681592039801 0.003681592039801 0.00365671641791045],[0.8,0.7,0.4],'LineStyle','none')

fill([0.00271144278606965 0.00271144278606965 0.0027363184079602 0.0027363184079602],[0.00365671641791045 0.003681592039801 0.003681592039801 0.00365671641791045],[0.8,0.7,0.4],'LineStyle','none')

fill([0.0027363184079602 0.0027363184079602 0.00276119402985075 0.00276119402985075],[0.00365671641791045 0.003681592039801 0.003681592039801 0.00365671641791045],[0.8,0.7,0.4],'LineStyle','none')

fill([0.00276119402985075 0.00276119402985075 0.00278606965174129 0.00278606965174129],[0.00365671641791045 0.003681592039801 0.003681592039801 0.00365671641791045],[0.8,0.7,0.4],'LineStyle','none')

fill([0.00278606965174129 0.00278606965174129 0.00281094527363184 0.00281094527363184],[0.00365671641791045 0.003681592039801 0.003681592039801 0.00365671641791045],[0.8,0.7,0.4],'LineStyle','none')

fill([0.00149253731343284 0.00149253731343284 0.00151741293532338 0.00151741293532338],[0.003681592039801 0.00370646766169154 0.00370646766169154 0.003681592039801],[0.8,0.7,0.4],'LineStyle','none')

fill([0.00151741293532338 0.00151741293532338 0.00154228855721393 0.00154228855721393],[0.003681592039801 0.00370646766169154 0.00370646766169154 0.003681592039801],[0.8,0.7,0.4],'LineStyle','none')

fill([0.00236318407960199 0.00236318407960199 0.00238805970149254 0.00238805970149254],[0.003681592039801 0.00370646766169154 0.00370646766169154 0.003681592039801],[0.8,0.7,0.4],'LineStyle','none')

fill([0.00238805970149254 0.00238805970149254 0.00241293532338308 0.00241293532338308],[0.003681592039801 0.00370646766169154 0.00370646766169154 0.003681592039801],[0.8,0.7,0.4],'LineStyle','none')

fill([0.00241293532338308 0.00241293532338308 0.00243781094527363 0.00243781094527363],[0.003681592039801 0.00370646766169154 0.00370646766169154 0.003681592039801],[0.8,0.7,0.4],'LineStyle','none')

fill([0.00243781094527363 0.00243781094527363 0.00246268656716418 0.00246268656716418],[0.003681592039801 0.00370646766169154 0.00370646766169154 0.003681592039801],[0.8,0.7,0.4],'LineStyle','none')

fill([0.00246268656716418 0.00246268656716418 0.00248756218905473 0.00248756218905473],[0.003681592039801 0.00370646766169154 0.00370646766169154 0.003681592039801],[0.8,0.7,0.4],'LineStyle','none')

fill([0.00248756218905473 0.00248756218905473 0.00251243781094527 0.00251243781094527],[0.003681592039801 0.00370646766169154 0.00370646766169154 0.003681592039801],[0.8,0.7,0.4],'LineStyle','none')

fill([0.00251243781094527 0.00251243781094527 0.00253731343283582 0.00253731343283582],[0.003681592039801 0.00370646766169154 0.00370646766169154 0.003681592039801],[0.8,0.7,0.4],'LineStyle','none')

fill([0.00253731343283582 0.00253731343283582 0.00256218905472637 0.00256218905472637],[0.003681592039801 0.00370646766169154 0.00370646766169154 0.003681592039801],[0.8,0.7,0.4],'LineStyle','none')

fill([0.00256218905472637 0.00256218905472637 0.00258706467661692 0.00258706467661692],[0.003681592039801 0.00370646766169154 0.00370646766169154 0.003681592039801],[0.8,0.7,0.4],'LineStyle','none')

fill([0.00258706467661692 0.00258706467661692 0.00261194029850746 0.00261194029850746],[0.003681592039801 0.00370646766169154 0.00370646766169154 0.003681592039801],[0.8,0.7,0.4],'LineStyle','none')

fill([0.00149253731343284 0.00149253731343284 0.00151741293532338 0.00151741293532338],[0.00370646766169154 0.00373134328358209 0.00373134328358209 0.00370646766169154],[0.8,0.7,0.4],'LineStyle','none')

fill([0.00154228855721393 0.00154228855721393 0.00156716417910448 0.00156716417910448],[0.00370646766169154 0.00373134328358209 0.00373134328358209 0.00370646766169154],[0.8,0.7,0.4],'LineStyle','none')

fill([0.00218905472636816 0.00218905472636816 0.00221393034825871 0.00221393034825871],[0.00370646766169154 0.00373134328358209 0.00373134328358209 0.00370646766169154],[0.8,0.7,0.4],'LineStyle','none')

fill([0.00221393034825871 0.00221393034825871 0.00223880597014925 0.00223880597014925],[0.00370646766169154 0.00373134328358209 0.00373134328358209 0.00370646766169154],[0.8,0.7,0.4],'LineStyle','none')

fill([0.00223880597014925 0.00223880597014925 0.0022636815920398 0.0022636815920398],[0.00370646766169154 0.00373134328358209 0.00373134328358209 0.00370646766169154],[0.8,0.7,0.4],'LineStyle','none')

fill([0.0022636815920398 0.0022636815920398 0.00228855721393035 0.00228855721393035],[0.00370646766169154 0.00373134328358209 0.00373134328358209 0.00370646766169154],[0.8,0.7,0.4],'LineStyle','none')

fill([0.00228855721393035 0.00228855721393035 0.0023134328358209 0.0023134328358209],[0.00370646766169154 0.00373134328358209 0.00373134328358209 0.00370646766169154],[0.8,0.7,0.4],'LineStyle','none')

fill([0.0023134328358209 0.0023134328358209 0.00233830845771144 0.00233830845771144],[0.00370646766169154 0.00373134328358209 0.00373134328358209 0.00370646766169154],[0.8,0.7,0.4],'LineStyle','none')

fill([0.00233830845771144 0.00233830845771144 0.00236318407960199 0.00236318407960199],[0.00370646766169154 0.00373134328358209 0.00373134328358209 0.00370646766169154],[0.8,0.7,0.4],'LineStyle','none')

fill([0.00154228855721393 0.00154228855721393 0.00156716417910448 0.00156716417910448],[0.00373134328358209 0.00375621890547264 0.00375621890547264 0.00373134328358209],[0.8,0.7,0.4],'LineStyle','none')

fill([0.00156716417910448 0.00156716417910448 0.00159203980099502 0.00159203980099502],[0.00373134328358209 0.00375621890547264 0.00375621890547264 0.00373134328358209],[0.8,0.7,0.4],'LineStyle','none')

fill([0.00159203980099502 0.00159203980099502 0.00161691542288557 0.00161691542288557],[0.00373134328358209 0.00375621890547264 0.00375621890547264 0.00373134328358209],[0.8,0.7,0.4],'LineStyle','none')

fill([0.00203980099502488 0.00203980099502488 0.00206467661691542 0.00206467661691542],[0.00373134328358209 0.00375621890547264 0.00375621890547264 0.00373134328358209],[0.8,0.7,0.4],'LineStyle','none')

fill([0.00206467661691542 0.00206467661691542 0.00208955223880597 0.00208955223880597],[0.00373134328358209 0.00375621890547264 0.00375621890547264 0.00373134328358209],[0.8,0.7,0.4],'LineStyle','none')

fill([0.00208955223880597 0.00208955223880597 0.00211442786069652 0.00211442786069652],[0.00373134328358209 0.00375621890547264 0.00375621890547264 0.00373134328358209],[0.8,0.7,0.4],'LineStyle','none')

fill([0.00211442786069652 0.00211442786069652 0.00213930348258706 0.00213930348258706],[0.00373134328358209 0.00375621890547264 0.00375621890547264 0.00373134328358209],[0.8,0.7,0.4],'LineStyle','none')

fill([0.00213930348258706 0.00213930348258706 0.00216417910447761 0.00216417910447761],[0.00373134328358209 0.00375621890547264 0.00375621890547264 0.00373134328358209],[0.8,0.7,0.4],'LineStyle','none')

fill([0.00216417910447761 0.00216417910447761 0.00218905472636816 0.00218905472636816],[0.00373134328358209 0.00375621890547264 0.00375621890547264 0.00373134328358209],[0.8,0.7,0.4],'LineStyle','none')

fill([0.00161691542288557 0.00161691542288557 0.00164179104477612 0.00164179104477612],[0.00375621890547264 0.00378109452736318 0.00378109452736318 0.00375621890547264],[0.8,0.7,0.4],'LineStyle','none')

fill([0.00164179104477612 0.00164179104477612 0.00166666666666667 0.00166666666666667],[0.00375621890547264 0.00378109452736318 0.00378109452736318 0.00375621890547264],[0.8,0.7,0.4],'LineStyle','none')

fill([0.00169154228855721 0.00169154228855721 0.00171641791044776 0.00171641791044776],[0.00375621890547264 0.00378109452736318 0.00378109452736318 0.00375621890547264],[0.8,0.7,0.4],'LineStyle','none')

fill([0.00191542288557214 0.00191542288557214 0.00194029850746269 0.00194029850746269],[0.00375621890547264 0.00378109452736318 0.00378109452736318 0.00375621890547264],[0.8,0.7,0.4],'LineStyle','none')

fill([0.00194029850746269 0.00194029850746269 0.00196517412935323 0.00196517412935323],[0.00375621890547264 0.00378109452736318 0.00378109452736318 0.00375621890547264],[0.8,0.7,0.4],'LineStyle','none')

fill([0.00196517412935323 0.00196517412935323 0.00199004975124378 0.00199004975124378],[0.00375621890547264 0.00378109452736318 0.00378109452736318 0.00375621890547264],[0.8,0.7,0.4],'LineStyle','none')

fill([0.00199004975124378 0.00199004975124378 0.00201492537313433 0.00201492537313433],[0.00375621890547264 0.00378109452736318 0.00378109452736318 0.00375621890547264],[0.8,0.7,0.4],'LineStyle','none')

fill([0.00201492537313433 0.00201492537313433 0.00203980099502488 0.00203980099502488],[0.00375621890547264 0.00378109452736318 0.00378109452736318 0.00375621890547264],[0.8,0.7,0.4],'LineStyle','none')

fill([0.00166666666666667 0.00166666666666667 0.00169154228855721 0.00169154228855721],[0.00378109452736318 0.00380597014925373 0.00380597014925373 0.00378109452736318],[0.8,0.7,0.4],'LineStyle','none')

fill([0.00171641791044776 0.00171641791044776 0.00174129353233831 0.00174129353233831],[0.00378109452736318 0.00380597014925373 0.00380597014925373 0.00378109452736318],[0.8,0.7,0.4],'LineStyle','none')

fill([0.00181592039800995 0.00181592039800995 0.0018407960199005 0.0018407960199005],[0.00378109452736318 0.00380597014925373 0.00380597014925373 0.00378109452736318],[0.8,0.7,0.4],'LineStyle','none')

fill([0.0018407960199005 0.0018407960199005 0.00186567164179104 0.00186567164179104],[0.00378109452736318 0.00380597014925373 0.00380597014925373 0.00378109452736318],[0.8,0.7,0.4],'LineStyle','none')

fill([0.00186567164179104 0.00186567164179104 0.00189054726368159 0.00189054726368159],[0.00378109452736318 0.00380597014925373 0.00380597014925373 0.00378109452736318],[0.8,0.7,0.4],'LineStyle','none')

fill([0.00189054726368159 0.00189054726368159 0.00191542288557214 0.00191542288557214],[0.00378109452736318 0.00380597014925373 0.00380597014925373 0.00378109452736318],[0.8,0.7,0.4],'LineStyle','none')

fill([0.00171641791044776 0.00171641791044776 0.00174129353233831 0.00174129353233831],[0.00380597014925373 0.00383084577114428 0.00383084577114428 0.00380597014925373],[0.8,0.7,0.4],'LineStyle','none')

fill([0.00174129353233831 0.00174129353233831 0.00176616915422886 0.00176616915422886],[0.00380597014925373 0.00383084577114428 0.00383084577114428 0.00380597014925373],[0.8,0.7,0.4],'LineStyle','none')

fill([0.00176616915422886 0.00176616915422886 0.0017910447761194 0.0017910447761194],[0.00380597014925373 0.00383084577114428 0.00383084577114428 0.00380597014925373],[0.8,0.7,0.4],'LineStyle','none')

fill([0.0017910447761194 0.0017910447761194 0.00181592039800995 0.00181592039800995],[0.00380597014925373 0.00383084577114428 0.00383084577114428 0.00380597014925373],[0.8,0.7,0.4],'LineStyle','none')
